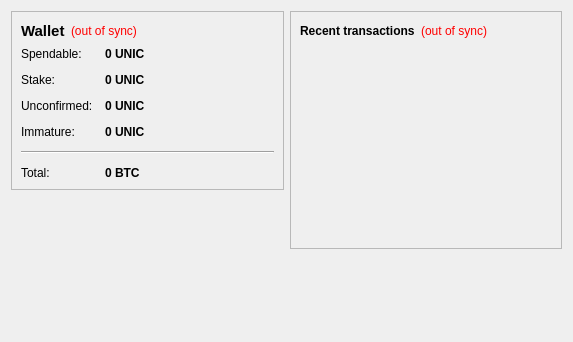
<?xml version="1.0" encoding="UTF-8"?>
<ui version="4.0">
 <class>OverviewPage</class>
 <widget class="QWidget" name="OverviewPage">
  <property name="geometry">
   <rect>
    <x>0</x>
    <y>0</y>
    <width>573</width>
    <height>342</height>
   </rect>
  </property>
  <property name="windowTitle">
   <string>Form</string>
  </property>
  <layout class="QHBoxLayout" name="horizontalLayout" stretch="1,1">
   <item>
    <layout class="QVBoxLayout" name="verticalLayout_2">
     <item>
      <widget class="QFrame" name="frame">
       <property name="frameShape">
        <enum>QFrame::StyledPanel</enum>
       </property>
       <property name="frameShadow">
        <enum>QFrame::Raised</enum>
       </property>
       <layout class="QVBoxLayout" name="verticalLayout_4">
        <item>
         <layout class="QHBoxLayout" name="horizontalLayout_4">
          <item>
           <widget class="QLabel" name="label_5">
            <property name="font">
             <font>
              <pointsize>11</pointsize>
              <weight>75</weight>
              <bold>true</bold>
             </font>
            </property>
            <property name="text">
             <string>Wallet</string>
            </property>
           </widget>
          </item>
          <item>
           <widget class="QLabel" name="labelWalletStatus">
            <property name="toolTip">
             <string>The displayed information may be out of date. Your wallet automatically synchronizes with the unicornblocks network after a connection is established, but this process has not completed yet.</string>
            </property>
            <property name="styleSheet">
             <string notr="true">QLabel { color: red; }</string>
            </property>
            <property name="text">
             <string notr="true">(out of sync)</string>
            </property>
            <property name="alignment">
             <set>Qt::AlignLeading|Qt::AlignLeft|Qt::AlignVCenter</set>
            </property>
           </widget>
          </item>
          <item>
           <spacer name="horizontalSpacer_2">
            <property name="orientation">
             <enum>Qt::Horizontal</enum>
            </property>
            <property name="sizeHint" stdset="0">
             <size>
              <width>40</width>
              <height>20</height>
             </size>
            </property>
           </spacer>
          </item>
         </layout>
        </item>
        <item>
         <layout class="QFormLayout" name="formLayout_2">
          <property name="fieldGrowthPolicy">
           <enum>QFormLayout::AllNonFixedFieldsGrow</enum>
          </property>
          <property name="horizontalSpacing">
           <number>12</number>
          </property>
          <property name="verticalSpacing">
           <number>12</number>
          </property>
          <item row="0" column="0">
           <widget class="QLabel" name="label">
            <property name="text">
             <string>Spendable:</string>
            </property>
           </widget>
          </item>
          <item row="0" column="1">
           <widget class="QLabel" name="labelBalance">
            <property name="font">
             <font>
              <weight>75</weight>
              <bold>true</bold>
             </font>
            </property>
            <property name="cursor">
             <cursorShape>IBeamCursor</cursorShape>
            </property>
            <property name="toolTip">
             <string>Your current spendable balance</string>
            </property>
            <property name="text">
             <string notr="true">0 UNIC</string>
            </property>
            <property name="textInteractionFlags">
             <set>Qt::LinksAccessibleByMouse|Qt::TextSelectableByKeyboard|Qt::TextSelectableByMouse</set>
            </property>
           </widget>
          </item>
          <item row="1" column="0">
           <widget class="QLabel" name="label_6">
            <property name="text">
             <string>Stake:</string>
            </property>
           </widget>
          </item>
          <item row="1" column="1">
           <widget class="QLabel" name="labelStake">
            <property name="font">
             <font>
              <weight>75</weight>
              <bold>true</bold>
             </font>
            </property>
            <property name="cursor">
             <cursorShape>IBeamCursor</cursorShape>
            </property>
            <property name="toolTip">
             <string>Total of coins that was staked, and do not yet count toward the current balance</string>
            </property>
            <property name="text">
             <string notr="true">0 UNIC</string>
            </property>
            <property name="textInteractionFlags">
             <set>Qt::LinksAccessibleByMouse|Qt::TextSelectableByKeyboard|Qt::TextSelectableByMouse</set>
            </property>
           </widget>
          </item>
          <item row="2" column="0">
           <widget class="QLabel" name="label_3">
            <property name="text">
             <string>Unconfirmed:</string>
            </property>
           </widget>
          </item>
          <item row="2" column="1">
           <widget class="QLabel" name="labelUnconfirmed">
            <property name="font">
             <font>
              <weight>75</weight>
              <bold>true</bold>
             </font>
            </property>
            <property name="cursor">
             <cursorShape>IBeamCursor</cursorShape>
            </property>
            <property name="toolTip">
             <string>Total of transactions that have yet to be confirmed, and do not yet count toward the current balance</string>
            </property>
            <property name="text">
             <string notr="true">0 UNIC</string>
            </property>
            <property name="textInteractionFlags">
             <set>Qt::LinksAccessibleByMouse|Qt::TextSelectableByKeyboard|Qt::TextSelectableByMouse</set>
            </property>
           </widget>
          </item>
          <item row="3" column="0">
           <widget class="QLabel" name="labelImmatureText">
            <property name="text">
             <string>Immature:</string>
            </property>
           </widget>
          </item>
          <item row="3" column="1">
           <widget class="QLabel" name="labelImmature">
            <property name="font">
             <font>
              <weight>75</weight>
              <bold>true</bold>
             </font>
            </property>
            <property name="toolTip">
             <string>Mined balance that has not yet matured</string>
            </property>
            <property name="text">
             <string notr="true">0 UNIC</string>
            </property>
            <property name="textInteractionFlags">
             <set>Qt::LinksAccessibleByMouse|Qt::TextSelectableByKeyboard|Qt::TextSelectableByMouse</set>
            </property>
           </widget>
          </item>
          <item row="4" column="0" colspan="2">
           <widget class="Line" name="line">
            <property name="orientation">
             <enum>Qt::Horizontal</enum>
            </property>
           </widget>
          </item>
          <item row="5" column="0">
           <widget class="QLabel" name="labelTotalText">
            <property name="text">
             <string>Total:</string>
            </property>
           </widget>
          </item>
          <item row="5" column="1">
           <widget class="QLabel" name="labelTotal">
            <property name="font">
             <font>
              <weight>75</weight>
              <bold>true</bold>
             </font>
            </property>
            <property name="cursor">
             <cursorShape>IBeamCursor</cursorShape>
            </property>
            <property name="toolTip">
             <string>Your current total balance</string>
            </property>
            <property name="text">
             <string notr="true">0 BTC</string>
            </property>
            <property name="textInteractionFlags">
             <set>Qt::LinksAccessibleByMouse|Qt::TextSelectableByKeyboard|Qt::TextSelectableByMouse</set>
            </property>
           </widget>
          </item>
         </layout>
        </item>
       </layout>
      </widget>
     </item>
     <item>
      <spacer name="verticalSpacer">
       <property name="orientation">
        <enum>Qt::Vertical</enum>
       </property>
       <property name="sizeHint" stdset="0">
        <size>
         <width>20</width>
         <height>40</height>
        </size>
       </property>
      </spacer>
     </item>
    </layout>
   </item>
   <item>
    <layout class="QVBoxLayout" name="verticalLayout_3">
     <item>
      <widget class="QFrame" name="frame_2">
       <property name="frameShape">
        <enum>QFrame::StyledPanel</enum>
       </property>
       <property name="frameShadow">
        <enum>QFrame::Raised</enum>
       </property>
       <layout class="QVBoxLayout" name="verticalLayout">
        <item>
         <layout class="QHBoxLayout" name="horizontalLayout_2">
          <item>
           <widget class="QLabel" name="label_4">
            <property name="text">
             <string>&lt;b&gt;Recent transactions&lt;/b&gt;</string>
            </property>
           </widget>
          </item>
          <item>
           <widget class="QLabel" name="labelTransactionsStatus">
            <property name="toolTip">
             <string>The displayed information may be out of date. Your wallet automatically synchronizes with the unicornblocks network after a connection is established, but this process has not completed yet.</string>
            </property>
            <property name="styleSheet">
             <string notr="true">QLabel { color: red; }</string>
            </property>
            <property name="text">
             <string notr="true">(out of sync)</string>
            </property>
            <property name="alignment">
             <set>Qt::AlignRight|Qt::AlignTrailing|Qt::AlignVCenter</set>
            </property>
           </widget>
          </item>
          <item>
           <spacer name="horizontalSpacer">
            <property name="orientation">
             <enum>Qt::Horizontal</enum>
            </property>
            <property name="sizeHint" stdset="0">
             <size>
              <width>40</width>
              <height>20</height>
             </size>
            </property>
           </spacer>
          </item>
         </layout>
        </item>
        <item>
         <widget class="QListView" name="listTransactions">
          <property name="styleSheet">
           <string notr="true">QListView { background: transparent; }</string>
          </property>
          <property name="frameShape">
           <enum>QFrame::NoFrame</enum>
          </property>
          <property name="verticalScrollBarPolicy">
           <enum>Qt::ScrollBarAlwaysOff</enum>
          </property>
          <property name="horizontalScrollBarPolicy">
           <enum>Qt::ScrollBarAlwaysOff</enum>
          </property>
          <property name="selectionMode">
           <enum>QAbstractItemView::NoSelection</enum>
          </property>
         </widget>
        </item>
       </layout>
      </widget>
     </item>
     <item>
      <spacer name="verticalSpacer_2">
       <property name="orientation">
        <enum>Qt::Vertical</enum>
       </property>
       <property name="sizeHint" stdset="0">
        <size>
         <width>20</width>
         <height>40</height>
        </size>
       </property>
      </spacer>
     </item>
    </layout>
   </item>
  </layout>
 </widget>
 <resources/>
 <connections/>
</ui>
